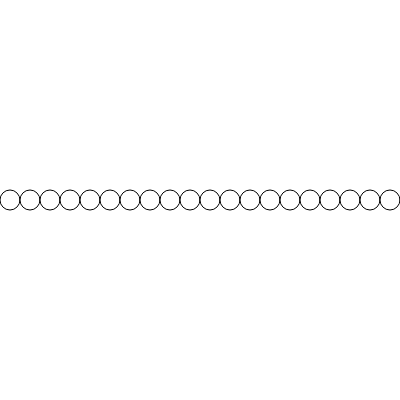
Frame 1 (no input)
Frame 60 (no input): identical to frame 1, image omitted
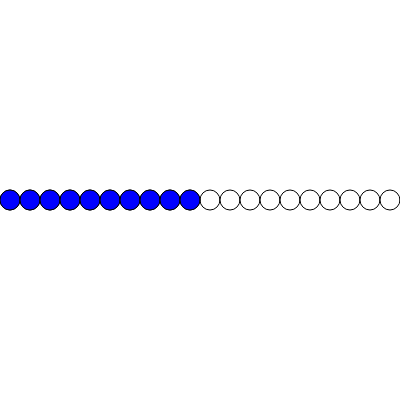
Frame 120 (the mouse pressed at the canvas centre since frame 60)

The p5.js sketch that drew these frames (run headless with seeded random() and noise() and a simulated clock; from frame 60 on, the mouse is pressed at the canvas centre):

// p5.js sketch
// ── sketch.js
let x;

function setup() {
    createCanvas(400, 400);
}

 function draw() {
    background(255);
    fill(255);
    let x = 10;
    while (x <= width) {
        circle(x, 200, 20);
        x += 20
    }
    let f = 10
    while (f <= mouseX) {
        fill(0, 0, 255);
        circle(f, 200, 20);
        f += 20;
    }
   
 }
// ── check-exercise1-2.html
<!DOCTYPE html>
<html lang="en">
  <head>
    <meta charset="utf-8" />
    <meta name="viewport" content="width=device-width, initial-scale=1.0">

    <title>PDM1 - W4P2 - Exercise 1.2</title>

    <link href="https://cdn.jsdelivr.net/npm/bootstrap@5.3.1/dist/css/bootstrap.min.css" rel="stylesheet" integrity="sha384-4bw+/aepP/YC94hEpVNVgiZdgIC5+VKNBQNGCHeKRQN+PtmoHDEXuppvnDJzQIu9" crossorigin="anonymous">
    <link rel="stylesheet" type="text/css" href="../lib/main-styles.css">
    <script src="https://cdn.jsdelivr.net/npm/bootstrap@5.3.1/dist/js/bootstrap.bundle.min.js" integrity="sha384-HwwvtgBNo3bZJJLYd8oVXjrBZt8cqVSpeBNS5n7C8IVInixGAoxmnlMuBnhbgrkm" crossorigin="anonymous"></script>
    <script src="https://kit.fontawesome.com/e2ea650ddc.js" crossorigin="anonymous"></script>
    <script src="../lib/libraries/p5.min.js"></script>
  </head>

  <body>
    <h1>Check My Work: Exercise 1.2</h1>
    <div class="guidance">
        <h2>Test results</h2>
        <div id="results">
            <p>Waiting for p5js...</p>
            <div class="fade-in">
                <p>Been waiting a while? The tests won't run until sketch.js contains 
                    the minimum code for a basic sketch. Your code should look something 
                    like this:
                </p>
                <pre>
function setup() {
    createCanvas(100, 100);
}

function draw() {

}
                </pre>
            </div>
        </div>
    </div>
    <script src="../lib/preload.js"></script>
    <script src="sketch.js"></script>
    <script src="../lib/test-utils.js" type="module"></script>
    <script src="assets/exercise1-2-tests.js" type="module"></script>
  </body>
</html>

// ── exercise1-2.html
<!DOCTYPE html>
<html lang="en">
  <head>
    <meta charset="utf-8" />
    <meta name="viewport" content="width=device-width, initial-scale=1.0">

    <title>PDM1 - W4P2 - Exercise 1.2</title>

    <link href="https://cdn.jsdelivr.net/npm/bootstrap@5.3.1/dist/css/bootstrap.min.css" rel="stylesheet" integrity="sha384-4bw+/aepP/YC94hEpVNVgiZdgIC5+VKNBQNGCHeKRQN+PtmoHDEXuppvnDJzQIu9" crossorigin="anonymous">
    <link rel="stylesheet" type="text/css" href="../lib/main-styles.css">
    <script src="https://cdn.jsdelivr.net/npm/bootstrap@5.3.1/dist/js/bootstrap.bundle.min.js" integrity="sha384-HwwvtgBNo3bZJJLYd8oVXjrBZt8cqVSpeBNS5n7C8IVInixGAoxmnlMuBnhbgrkm" crossorigin="anonymous"></script>
    <script src="../lib/libraries/p5.min.js"></script>
  </head>

  <body>
    <h1>Exercise 1.2</h1>
    <p>Your sketch:</p>
    <div class="guidance">
        <h2>Instructions</h2>
        <div>
            <p>Copy and paste your code from the previous exercise (<strong>exercise1-1/sketch.js</strong>) into <strong>exercise1-2/sketch.js</strong>.</p>
            <p>Add a second <code>while</code> loop to continue the line of circles from the cursor to the right edge of the 
            canvas. The circles on the right of the cursor should be white (see the video below).</p>
            <p>You should be able to use the same loop variable that you used in exercise 1-1. There is no need 
                to change its value before using it in the second loop.
            </p>
            <p>When you are done, check your work using <a href="./check-exercise1-2.html">check-exercise1-2.html</a>.</p>
            <p>Expected output:</p>
            <p>
                <video width="400" height="400" controls>
                    <source src="./assets/exercise1-2.mov" type="video/mp4">
                    Your browser does not support the video tag.
                </video>
            </p>
        </div>
        <div>
            <button class="btn btn-primary hint" type="button" data-bs-toggle="collapse" data-bs-target="#hint" aria-expanded="false" aria-controls="hint">
                Hint
            </button>
            <div class="collapse" id="hint">
                <div class="card card-body">
                    <p>The second loop will look a lot like the first. You should only need to change the fill colour of the new circles 
                        and the test condition in the second loop.
                    </p>
                </div>
            </div>
        </div>
    </div>
    <script src="sketch.js"></script>
  </body>
</html>
